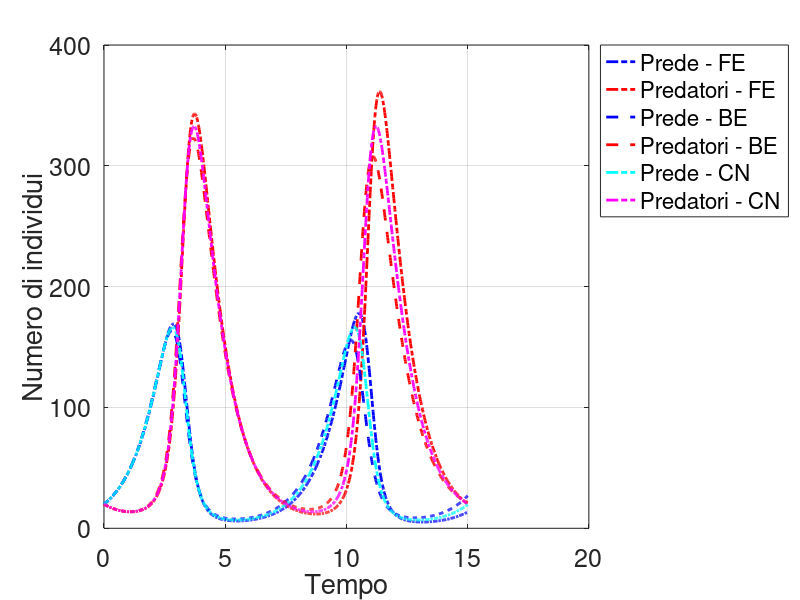
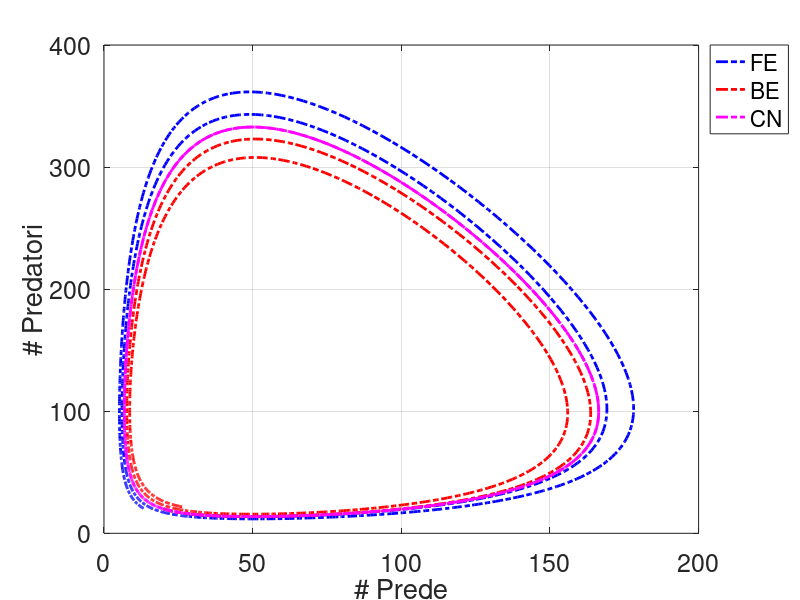

These charts were generated, in order, by the following MATLAB code:
clc; clear; close all;
%% dati
aa = 1; bb = .01; cc = 1; dd = .02;

fx = @(x,y) aa*x-bb*x.*y;
fy = @(x,y) -cc*y+dd*x.*y;

x0 = 20; y0 = 20;

%% time
tend = 15;
dt = tend/1000;
time = (0:dt:tend)';
mm = length(time);

%% FE
xx = ones(mm,1)*x0; yy = ones(mm,1)*y0;
for inst = 2:mm
    xx(inst) = xx(inst-1) + dt*fx(xx(inst-1),yy(inst-1));
    yy(inst) = yy(inst-1) + dt*fy(xx(inst-1),yy(inst-1));
end

figure(1)
plot(time,xx,'b-.','linewidth',2,'DisplayName','Prede - FE')
hold on
plot(time,yy,'r-.','linewidth',2,'DisplayName','Predatori - FE')
hold on

figure(2)
plot(xx,yy,'b-.','linewidth',2,'DisplayName','FE')
hold on

%% BE
xx = ones(mm,1)*x0; yy = ones(mm,1)*y0;
optimoptions.Display = 'off';
for inst = 2:mm
    out = fsolve(@(in) [in(1)-xx(inst-1);in(2)-yy(inst-1)]-dt*[fx(in(1),in(2));fy(in(1),in(2))],...
        [xx(inst-1);yy(inst-1)],optimoptions);
    xx(inst) = out(1);
    yy(inst) = out(2);
end

figure(1)
plot(time,xx,'b--','linewidth',2,'DisplayName','Prede - BE')
hold on
plot(time,yy,'r--','linewidth',2,'DisplayName','Predatori - BE')

figure(2)
plot(xx,yy,'r-.','linewidth',2,'DisplayName','BE')

%% CN
xx = ones(mm,1)*x0; yy = ones(mm,1)*y0;
optimoptions.Display = 'off';
for inst = 2:mm
    out = fsolve(@(in) [in(1)-xx(inst-1);in(2)-yy(inst-1)]...
        - dt/2*[fx(in(1),in(2));fy(in(1),in(2))]...
        - dt/2*[fx(xx(inst-1),yy(inst-1));fy(xx(inst-1),yy(inst-1))],...
        [xx(inst-1);yy(inst-1)],optimoptions);
    xx(inst) = out(1);
    yy(inst) = out(2);
end

figure(1)
plot(time,xx,'c-.','linewidth',2,'DisplayName','Prede - CN')
hold on
plot(time,yy,'m-.','linewidth',2,'DisplayName','Predatori - CN')

figure(2)
plot(xx,yy,'m-.','linewidth',2,'DisplayName','CN')

%% ---
figure(1)
legend('location','northeastoutside')
set(gca,'fontsize',18)
grid on
box on
xlabel('Tempo')
ylabel('Numero di individui')

figure(2)
legend('location','northeastoutside')
set(gca,'fontsize',18)
grid on
box on
xlabel('# Prede')
ylabel('# Predatori')
